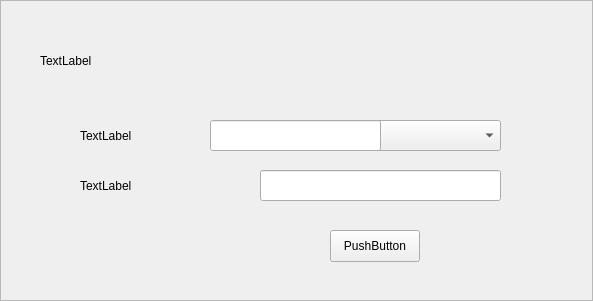
<?xml version="1.0" encoding="UTF-8"?>
<ui version="4.0">
 <class>Frame</class>
 <widget class="QFrame" name="Frame">
  <property name="geometry">
   <rect>
    <x>0</x>
    <y>0</y>
    <width>593</width>
    <height>301</height>
   </rect>
  </property>
  <property name="windowTitle">
   <string>Frame</string>
  </property>
  <property name="frameShape">
   <enum>QFrame::StyledPanel</enum>
  </property>
  <property name="frameShadow">
   <enum>QFrame::Raised</enum>
  </property>
  <widget class="QComboBox" name="SSIDcomboBox">
   <property name="geometry">
    <rect>
     <x>260</x>
     <y>120</y>
     <width>241</width>
     <height>31</height>
    </rect>
   </property>
  </widget>
  <widget class="QLabel" name="promptLabel">
   <property name="geometry">
    <rect>
     <x>40</x>
     <y>30</y>
     <width>501</width>
     <height>61</height>
    </rect>
   </property>
   <property name="text">
    <string>TextLabel</string>
   </property>
   <property name="openExternalLinks">
    <bool>true</bool>
   </property>
   <property name="UIText" stdset="0">
    <string>110214</string>
   </property>
   <property name="UIClass" stdset="0">
    <string>wtext</string>
   </property>
  </widget>
  <widget class="QLineEdit" name="SSIDEditor">
   <property name="geometry">
    <rect>
     <x>210</x>
     <y>120</y>
     <width>171</width>
     <height>31</height>
    </rect>
   </property>
  </widget>
  <widget class="QPushButton" name="nextButton">
   <property name="geometry">
    <rect>
     <x>330</x>
     <y>230</y>
     <width>90</width>
     <height>32</height>
    </rect>
   </property>
   <property name="text">
    <string>PushButton</string>
   </property>
   <property name="UIText" stdset="0">
    <string>110007</string>
   </property>
   <property name="UIClass" stdset="0">
    <string>wbutton</string>
   </property>
  </widget>
  <widget class="QLineEdit" name="lineEdit">
   <property name="geometry">
    <rect>
     <x>260</x>
     <y>170</y>
     <width>241</width>
     <height>31</height>
    </rect>
   </property>
  </widget>
  <widget class="QLabel" name="promptLabel_2">
   <property name="geometry">
    <rect>
     <x>80</x>
     <y>170</y>
     <width>181</width>
     <height>31</height>
    </rect>
   </property>
   <property name="text">
    <string>TextLabel</string>
   </property>
   <property name="openExternalLinks">
    <bool>true</bool>
   </property>
   <property name="UIText" stdset="0">
    <string>110214</string>
   </property>
   <property name="UIClass" stdset="0">
    <string>wtext</string>
   </property>
  </widget>
  <widget class="QLabel" name="promptLabel_3">
   <property name="geometry">
    <rect>
     <x>80</x>
     <y>120</y>
     <width>181</width>
     <height>31</height>
    </rect>
   </property>
   <property name="text">
    <string>TextLabel</string>
   </property>
   <property name="openExternalLinks">
    <bool>true</bool>
   </property>
   <property name="UIText" stdset="0">
    <string>110214</string>
   </property>
   <property name="UIClass" stdset="0">
    <string>wtext</string>
   </property>
  </widget>
 </widget>
 <resources/>
 <connections/>
</ui>
